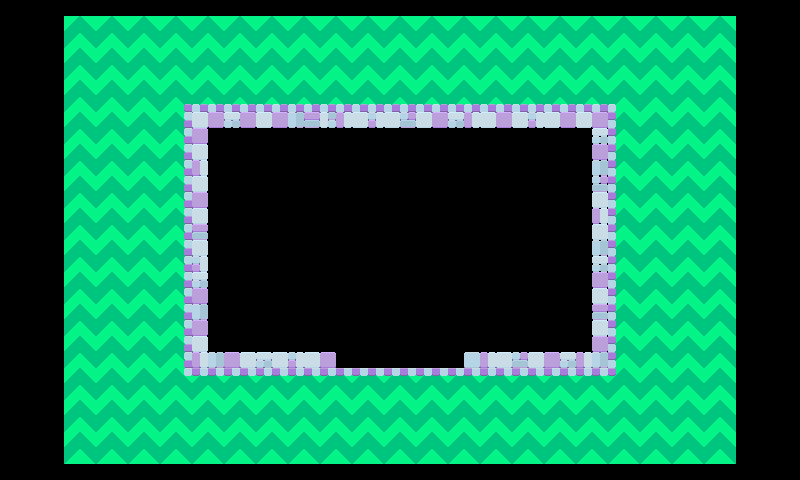

Tiled map render using the project's own tile images. Description and the map definition, with tile-layer contents summarised, below:
An orthogonal 50x30 tile map with 16x16 px tiles, 2 tile layers (Tile Layer 2, Tile Layer 1) and 8 objects (CueBubble, Refill).

<map version="1.10" tiledversion="1.11.0" orientation="orthogonal" renderorder="right-down" width="50" height="30" tilewidth="16" tileheight="16" infinite="0" nextlayerid="4" nextobjectid="11">
 <editorsettings>
  <export format="lua" />
 </editorsettings>
 <tileset firstgid="1" source="atlas.tsx" />
 <layer id="2" name="Tile Layer 2" width="50" height="30">
  <properties>
   <property name="IgnoreCollision" type="bool" value="true" />
  </properties>
  <data>[1500 cells, 818 non-empty, 8 distinct tile ids]</data>
 </layer>
 <layer id="1" name="Tile Layer 1" width="50" height="30">
  <data>[1500 cells, 160 non-empty, 18 distinct tile ids]</data>
 </layer>
 <objectgroup id="3" name="BubbleSpawn">
  <properties>
   <property name="Health" type="int" value="5" />
  </properties>
  <object id="1" gid="2" x="400" y="208" width="16.6667" height="16.6667">
   <properties>
    <property name="Health" type="int" value="2" />
   </properties>
  </object>
  <object id="3" name="CueBubble" gid="1" x="400" y="256" width="16" height="16">
   <properties>
    <property name="Health" type="int" value="8" />
   </properties>
  </object>
  <object id="5" name="Refill" gid="67" x="784" y="480" width="16" height="16" />
  <object id="6" gid="2" x="352" y="288" width="16" height="16">
   <properties>
    <property name="Health" type="int" value="2" />
   </properties>
  </object>
  <object id="7" gid="2" x="496" y="336" width="16" height="16">
   <properties>
    <property name="Health" type="int" value="2" />
   </properties>
  </object>
  <object id="8" gid="2" x="451.667" y="287.667" width="16" height="16">
   <properties>
    <property name="Health" type="int" value="2" />
   </properties>
  </object>
  <object id="9" gid="2" x="304" y="336" width="16" height="16">
   <properties>
    <property name="Health" type="int" value="2" />
   </properties>
  </object>
  <object id="10" gid="2" x="400" y="160" width="16" height="16">
   <properties>
    <property name="Health" type="int" value="2" />
   </properties>
  </object>
 </objectgroup>
</map>